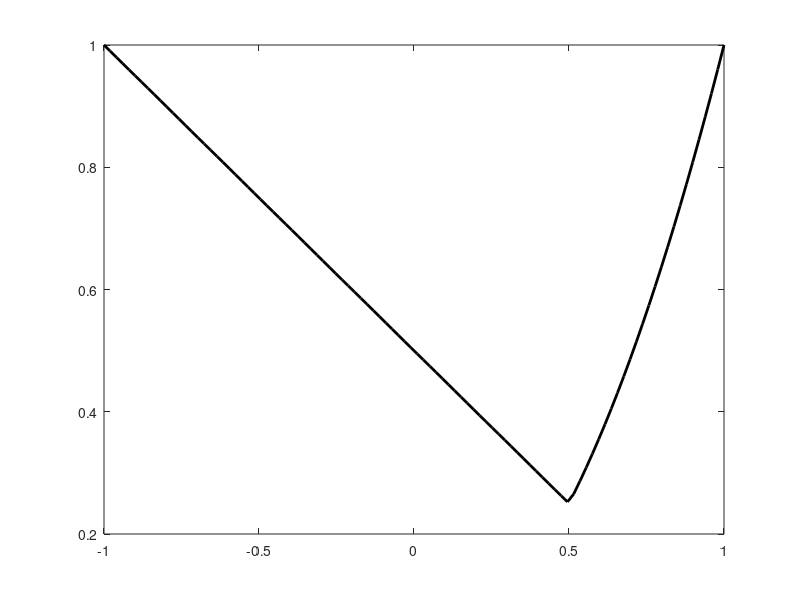

Write MATLAB code to recreate this figure. (Note: this script raises an error after producing the figure.)
clear all;
clc;
format short;
f=@(x) (x<1/2).*((1-x)./2)+(x>=0.5).*(x.^2);
L=-1;
R=1;
n=6;
t=linspace(L,R,100);
plot(t,f(t),'k','LineWidth',2)
fib=ones(1,n);

for i=3:n+1
    fib(i)=fib(i-1)+fib(i-2);
end

for k=1:n
    ratio=fib(n+1-k)/fib(n+2-k);
    x2=L+ratio*(R-L);
    x1=R+L-x2;
    fx1=f(x1);
    fx2=f(x2);
    res(k,:)=[L R x1 x2 fx1 fx2];
    if fx1 < fx2
        R=x2;
    elseif fx2<fx1
        L=x1;
    elseif fx1==fx2
        if min(abs(x1),abs(L))==abs(L)
            R=x2;
        else
            L=x1;
        end
        
    end
    
end


variables={'L','R','x1','x2','fx1','fx2'};
result=array2table(res);
result.Properties.VariableNames(1:size(res,2))=variables

optx=(L+R)/2;
disp(optx);
optf=f(optx);
disp(optf);
